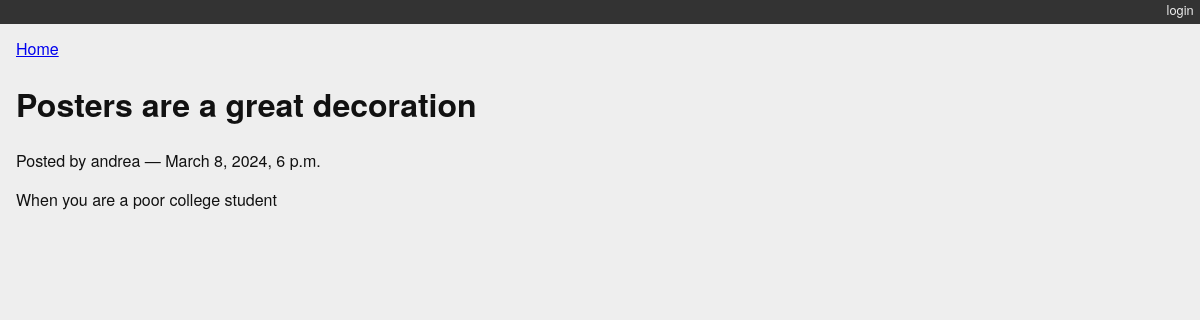
/blogging/posts/1/, run on an earlier commit of the app's database.
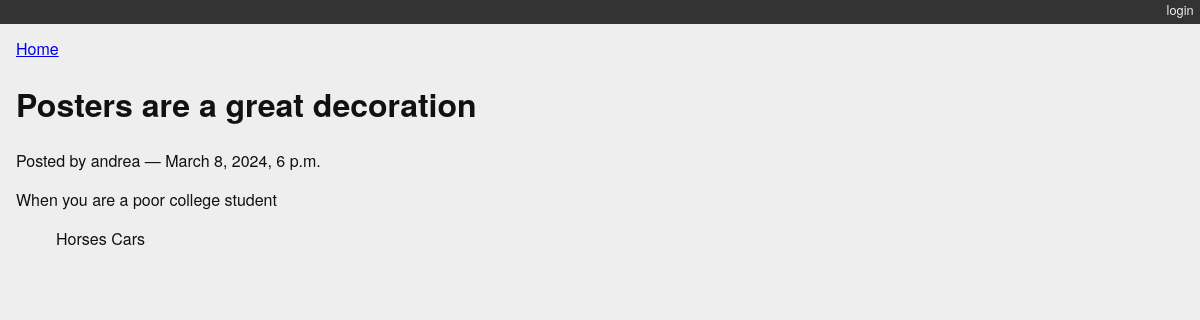
And on a later commit of the database.
### blogging/models.py (models this page shows)
class Category(models.Model):
    name = models.CharField(max_length=128)
    description = models.TextField(blank=True)
    posts = models.ManyToManyField(Post, blank=True, related_name="categories")
    def __str__(self):
        return self.name

### blogging/views.py (the view)
# urls.py: path("posts/<int:pk>/", PostDetailView.as_view(), name="blog_detail"),
class PostDetailView(DetailView):
    model = Post
    template_name = "blogging/detail.html"
    def get_queryset(self):
        queryset = super().get_queryset()
        return queryset
    def get_object(self, queryset=None):
        obj = super().get_object(queryset=queryset)
        if obj is None:
            raise Http404("Post does not exist")
        return obj

### blogging/templates/blogging/detail.html
{% extends "base.html" %}
{% block content %}
<a class="backlink" href="/">Home</a>
<h1>{{ post.title }}</h1>
<p class="byline">
  Posted by {{ post.author.username }} &mdash; {{ post.published_date }}
</p>
<div class="post-body">
  {{ post.text }}
</div>
<ul class="categories">
  {% for category in post.categories.all %}
    <li>{{ category }}</li>
  {% endfor %}
</ul>
{% endblock %}

What changed in the data, as far as the page shows it:
added Category: name "Horses"
now on this page (row unchanged): Category: name "Cars"
